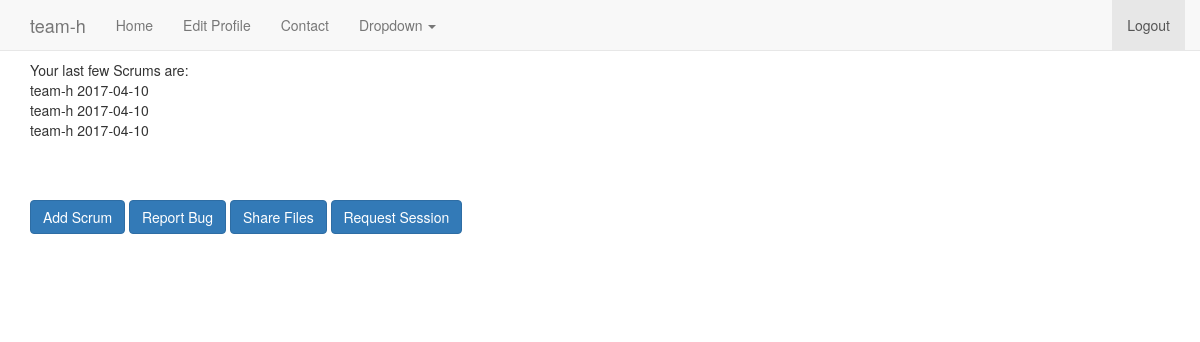
The page /ironman/1/ (signed in) on the database as committed earlier.
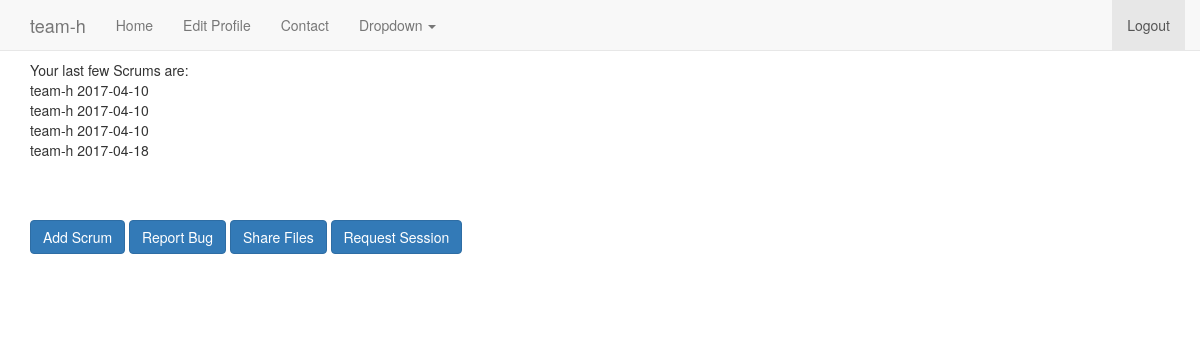
The same page on the database as committed later.
### ironman/models.py (models this page shows)
class Scrum(models.Model):
    comp_yest = models.TextField(max_length=500 )
    roadblk = models.CharField(max_length=500,blank=True)
    plan_tdy = models.CharField(max_length=500)
    learning = models.CharField(max_length=500,blank=True)
    date = models.DateField(default='2011-11-11')
    created_by = models.CharField(max_length=50)
    project = models.ForeignKey(Project, blank=True, null=True)
    def __str__(self):
        return self.created_by + " " + str(self.date)

### ironman/views.py (the view, shortened to what this page needs)
# urls.py: url(r'^(\d{1,2})/$', views.project ),
def project(request,projNum):
    print(request.method)
    scrumform = ScrumForm()
    bugform = BugForm()
    sessionform = SessReqForm()
    shareform = ShareDocForm()
    sessions = SessionReq.objects.filter(
        project=Project.objects.get(id=projNum))
    if request.method == "GET":
        scrums = Scrum.objects.filter(created_by=request.user)
        context = {'scrumform': scrumform, 'scrums':scrums,
                   'bugform': bugform ,'shareform':shareform,
                   'sessionform':sessionform ,'sessions':sessions ,
                   'projNum':projNum}
        return render(request, 'scrumForm.html', context)

### accounts/models.py (called while the page is built)
    def __str__(self):
        return self.prod_name

### ironman/templates/scrumForm.html (shortened to what this page needs)
{% extends 'base.html' %}
{% load bootstrap3 %}
{% if user.is_authenticated %}
{% block body %}
    {% if scrums %}
    Your last few Scrums are:<br>
        {% for scrum in scrums %}
            {{ scrum }}<br>
        {% endfor %}
{% endif %}
<br><br><br>
    <button type="button" class="btn btn-primary" data-toggle="collapse" data-target="#scrum">Add Scrum</button>
    <button type="button" class="btn btn-primary" data-toggle="collapse" data-target="#bug">Report Bug</button>
    <button type="button" class="btn btn-primary" data-toggle="collapse" data-target="#share">Share Files</button>
    <button type="button" class="btn btn-primary" data-toggle="collapse" data-target="#session">Request Session</button>
    <br><br>
     <br><br><br>
{% endblock %}
{% endif %}

### accounts/templates/base.html (shortened to what this page needs)
<html lang="en">
<head>
{% load bootstrap3 %}
    <link rel="stylesheet"
          href="https://maxcdn.bootstrapcdn.com/bootstrap/3.3.7/css/bootstrap.min.css"
>
    <nav class="navbar navbar-default navbar-fixed-top">
      <div class="container">
        <div class="navbar-header">
          <a class="navbar-brand" href="#">{{ user }}</a>
        </div>
        <div id="navbar" class="navbar-collapse collapse">
            {% if user.is_authenticated %}
              <ul class="nav navbar-nav">
                <li ><a href="/account/">Home</a></li>
                <li><a href="/account/edit_userprofile/">Edit Profile</a></li>
                <li><a href="/ironman/contact/">Contact</a></li>
                <li class="dropdown">
                  <a href="#" class="dropdown-toggle" data-toggle="dropdown" role="button" aria-haspopup="true" aria-expanded="false">Dropdown <span class="caret"></span></a>
                </li>
              </ul>
              <ul class="nav navbar-nav navbar-right">
                  <li class="active"><a href="/account/logout/">Logout<span class="sr-only">(current)</span></a></li>
              </ul>
            {% else %}
              <ul class="nav navbar-nav navbar-right">
                  <li class="active"><a href="/account/register/">Register<span class="sr-only">(current)</span></a></li>
                  <li class="active"><a href="/account/login/">Login<span class="sr-only">(current)</span></a></li>
              </ul>
            {% endif %}
        </div>
      </div>
    </nav>
    {% block head %}
        base head
     {% endblock %}
</head>
  <body>
  <br><br><br>
    <div class="container">
          {% block body %}{% endblock %}
    </div>
  </body>
</html>

Rows that differ between the two databases and show on the page:
added Scrum: created_by+date "team-h 2017-04-18"
